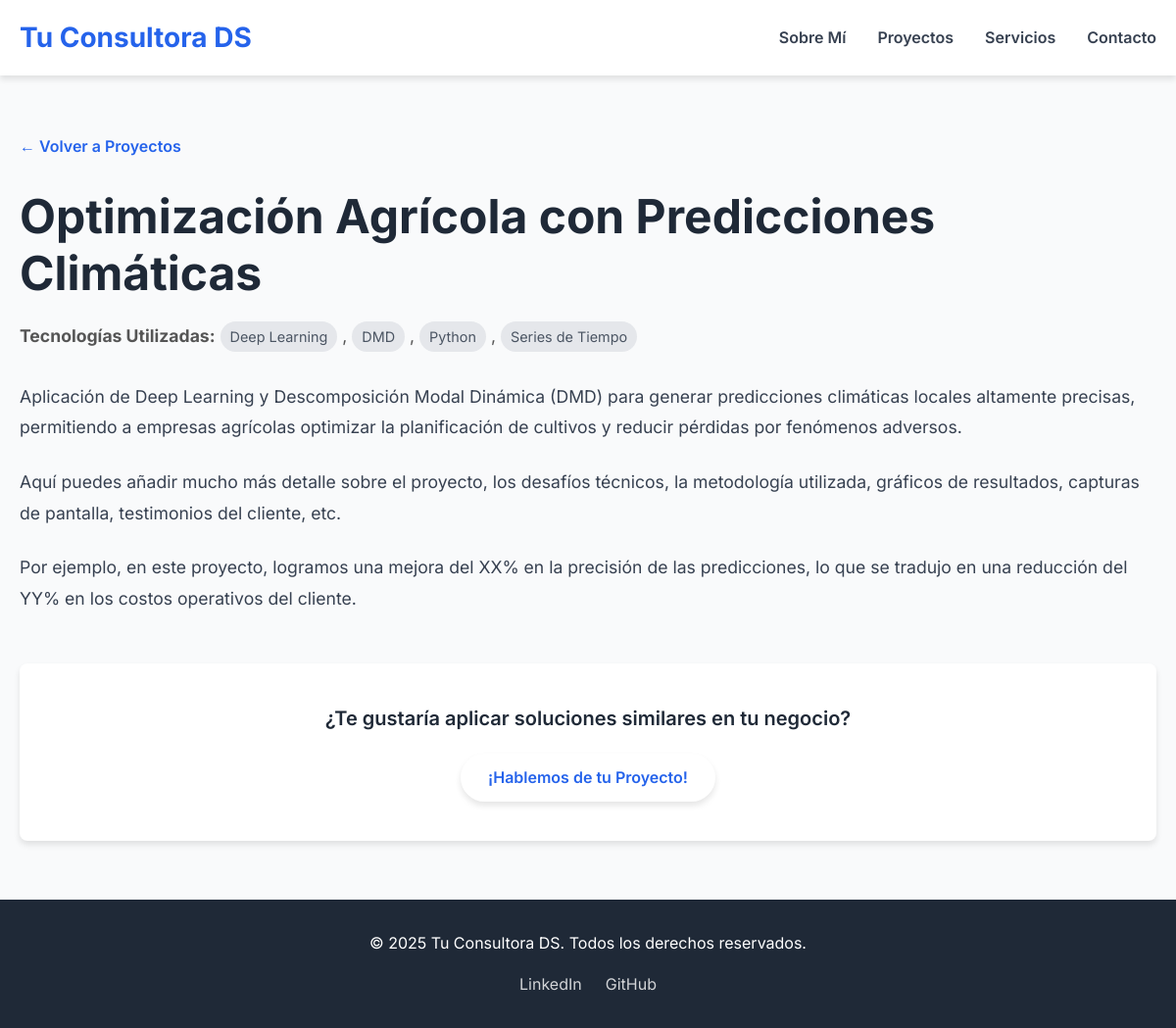
The app's page /project/1 with its own data.
### app.py (models this page shows, shortened)
class Project(db.Model):
    id = db.Column(db.Integer, primary_key=True)
    title = db.Column(db.String(100), nullable=False)
    description = db.Column(db.Text, nullable=False)
    technologies = db.Column(db.String(200), nullable=False) # Separadas por coma: "Python, Flask, SQL"

### app.py (the view)
@app.route('/project/<int:project_id>')
def project_detail(project_id):
    project = Project.query.get_or_404(project_id)
    return render_template('project_detail.html', project=project)

### templates/project_detail.html (shortened to what this page needs)
<!DOCTYPE html>
<html lang="es">
<head>
    <link rel="stylesheet" href="{{ url_for('static', filename='css/style.css') }}">
</head>
<body class="detail-page-body">
    <header>
        <div class="container">
            <a href="{{ url_for('index') }}" class="logo">Tu Consultora DS</a>
            <nav>
                <ul>
                    <li><a href="{{ url_for('index') }}#about">Sobre Mí</a></li>
                    <li><a href="{{ url_for('index') }}#projects">Proyectos</a></li>
                    <li><a href="{{ url_for('index') }}#services">Servicios</a></li>
                    <li><a href="{{ url_for('index') }}#contact">Contacto</a></li>
                </ul>
            </nav>
        </div>
    </header>
    <section id="project-detail" class="detail-section">
        <div class="container">
            <a href="{{ url_for('index') }}#projects" class="back-link">&larr; Volver a Proyectos</a>
            <h1>{{ project.title }}</h1>
            <div class="project-meta">
                <p><strong>Tecnologías Utilizadas:</strong>
                    {% for tech in project.technologies.split(', ') %}
                        <span class="tech-tag">{{ tech }}</span>{% if not loop.last %},{% endif %}
                    {% endfor %}
                </p>
            </div>
            <div class="project-description-full">
                <p>{{ project.description }}</p>
                <p>Aquí puedes añadir mucho más detalle sobre el proyecto, los desafíos técnicos, la metodología utilizada, gráficos de resultados, capturas de pantalla, testimonios del cliente, etc.</p>
                <p>Por ejemplo, en este proyecto, logramos una mejora del XX% en la precisión de las predicciones, lo que se tradujo en una reducción del YY% en los costos operativos del cliente.</p>
                </div>
            <div class="cta-detail-page">
                <p>¿Te gustaría aplicar soluciones similares en tu negocio?</p>
                <a href="{{ url_for('index') }}#contact" class="btn btn-primary">¡Hablemos de tu Proyecto!</a>
            </div>
        </div>
    </section>
    <footer>
        <div class="container">
            <p>&copy; 2025 Tu Consultora DS. Todos los derechos reservados.</p>
            <div class="social-links">
                <a href="#">LinkedIn</a>
                <a href="#">GitHub</a>
            </div>
        </div>
    </footer>
</body>
</html>

### static/css/style.css (style rules this page uses)
:root { --primary-color: #2563eb; --secondary-color: #1d4ed8; --text-color: #374151; --light-gray: #f9fafb; --medium-gray: #e5e7eb; --dark-gray: #1f2937; --white: #ffffff; --shadow: 0 4px 6px rgba(0, 0, 0, 0.1); }
* { margin: 0; padding: 0; box-sizing: border-box; }
body { font-family: 'Inter', sans-serif; line-height: 1.6; color: var(--text-color); background-color: var(--light-gray); -webkit-font-smoothing: antialiased; }
.container { max-width: 1200px; margin: 0 auto; padding: 0 20px; }
h1, h2, h3 { font-weight: 700; color: var(--dark-gray); margin-bottom: 1rem; }
h1 { font-size: 3.5rem; line-height: 1.2; }
p { margin-bottom: 1rem; }
a { text-decoration: none; color: var(--primary-color); transition: color 0.3s ease; }
ul { list-style: none; }
.btn { display: inline-block; padding: 12px 28px; border-radius: 9999px; font-weight: 600; text-align: center; transition: all 0.3s ease; border: none; cursor: pointer; }
.btn-primary { background-color: var(--white); color: var(--primary-color); box-shadow: var(--shadow); }
header { background-color: var(--white); box-shadow: var(--shadow); padding: 1rem 0; position: sticky; top: 0; z-index: 1000; }
header .container { display: flex; justify-content: space-between; align-items: center; }
.logo { font-size: 1.75rem; font-weight: 700; color: var(--primary-color); }
nav ul { display: flex; gap: 2rem; }
nav ul li a { color: var(--text-color); font-weight: 600; }
footer { background-color: var(--dark-gray); color: var(--white); padding: 32px 0; text-align: center; }
.social-links { margin-top: 1rem; display: flex; justify-content: center; gap: 1.5rem; }
.social-links a { color: var(--white); opacity: 0.8; }
.detail-page-body { background-color: var(--white); }
.detail-section { padding: 60px 0; background-color: var(--light-gray); }
.back-link { display: inline-block; margin-bottom: 30px; font-weight: 600; color: var(--primary-color); transition: transform 0.2s ease; }
#project-detail h1 { text-align: left; font-size: 3rem; margin-bottom: 20px; color: var(--dark-gray); }
.project-meta { margin-bottom: 30px; font-size: 1.1rem; color: #555; }
.tech-tag { background-color: var(--medium-gray); color: #4b5563; padding: 4px 10px; border-radius: 9999px; font-size: 0.9rem; margin-right: 5px; display: inline-block; }
.project-description-full p { font-size: 1.1rem; line-height: 1.8; margin-bottom: 1.5rem; color: var(--text-color); }
.cta-detail-page { text-align: center; padding: 40px 20px; background-color: var(--white); border-radius: 8px; box-shadow: var(--shadow); margin-top: 50px; }
.cta-detail-page p { font-size: 1.25rem; margin-bottom: 20px; color: var(--dark-gray); font-weight: 600; }

### records on screen
Project: title "Optimización Agrícola con Predicciones Climáticas", description "Aplicación de Deep Learning y Descomposición Modal Dinámica (DMD) para generar predicciones climáticas locales altamente precisas, permitiendo a empresas agrícolas optimizar la planificación de cultivos y reducir pérdidas por fenómenos adversos."

### other values on screen
{{ tech }} "Deep Learning" "DMD" "Python" "Series de Tiempo"
